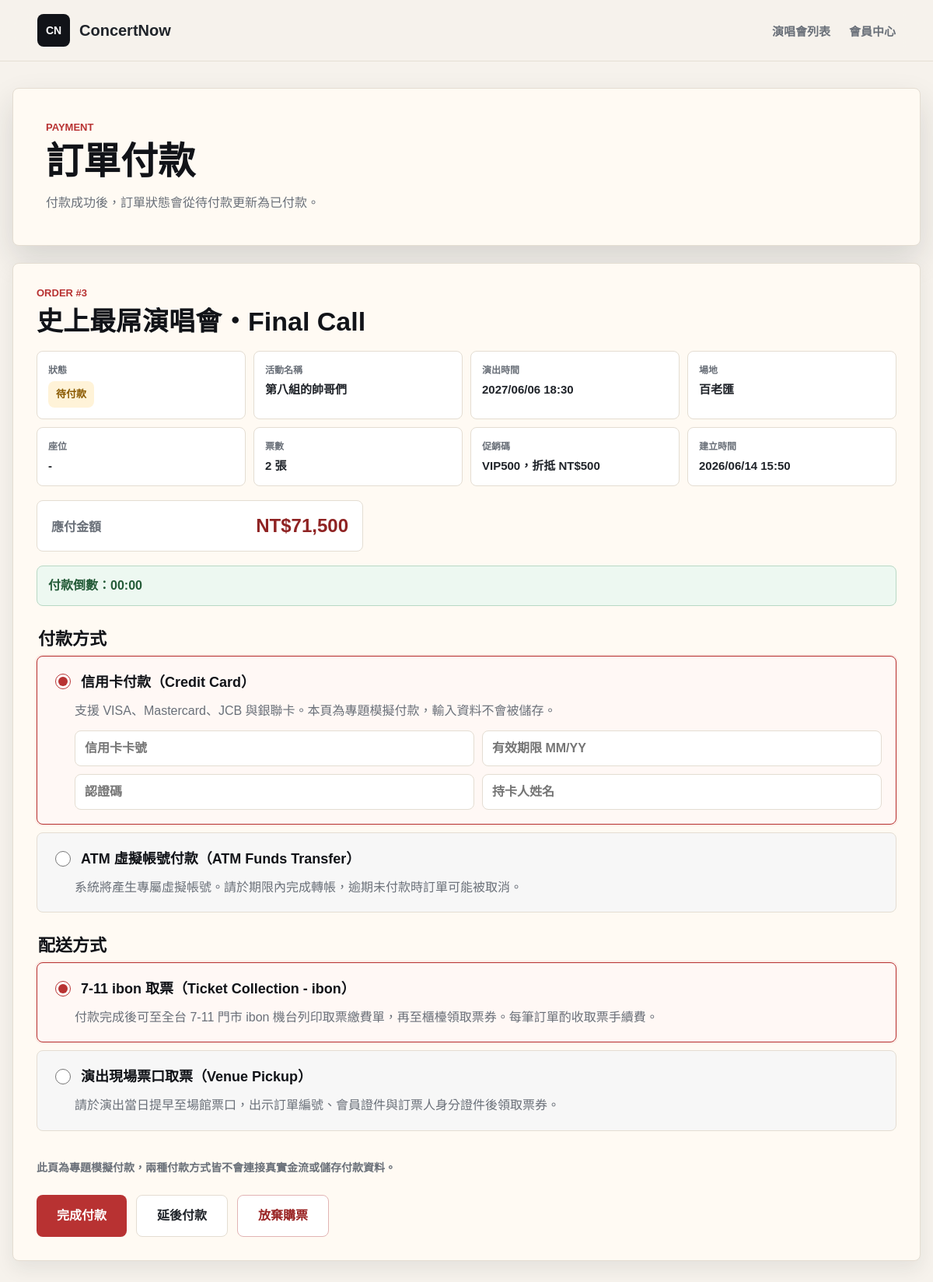
Page /customer/payment.php?order_id=3 (signed in) on the committed database.
### tables this page shows
CREATE TABLE Orders (
    order_id INT AUTO_INCREMENT PRIMARY KEY,
    user_id INT,
    show_id INT,
    promo_id INT NULL,                      
    total_price INT NOT NULL,               
    status ENUM('pending_payment', 'paid', 'cancelled') DEFAULT 'pending_payment',
    payment_method VARCHAR(30) NULL,         
    delivery_method VARCHAR(30) NULL,        
    created_at TIMESTAMP DEFAULT CURRENT_TIMESTAMP,
    FOREIGN KEY (user_id) REFERENCES User(user_id),
    FOREIGN KEY (show_id) REFERENCES ShowDate(show_id),
    FOREIGN KEY (promo_id) REFERENCES PromoCode(promo_id) ON DELETE SET NULL
);

CREATE TABLE Concert (
    concert_id INT AUTO_INCREMENT PRIMARY KEY,
    organizer_id INT NULL,                           
    artist VARCHAR(100) NOT NULL,                     
    title VARCHAR(255) NOT NULL,                      
    venue VARCHAR(100) NOT NULL,                      
    concert_address VARCHAR(255) NOT NULL,                    
    image VARCHAR(255),                               
    sale_start DATETIME NOT NULL,                     
    sale_end DATETIME NOT NULL,                       
    description TEXT,                                 
    notice TEXT,                                      
    created_at TIMESTAMP DEFAULT CURRENT_TIMESTAMP,
    FOREIGN KEY (organizer_id) REFERENCES Organizer(organizer_id) ON DELETE SET NULL
);

CREATE TABLE ShowDate (
    show_id INT AUTO_INCREMENT PRIMARY KEY,
    concert_id INT NOT NULL,                          
    show_datetime DATETIME NOT NULL,                  
    status VARCHAR(50) DEFAULT 'available',           
    FOREIGN KEY (concert_id) REFERENCES Concert(concert_id) ON DELETE CASCADE
);

CREATE TABLE PromoCode (
    promo_id INT AUTO_INCREMENT PRIMARY KEY,
    code_name VARCHAR(50) NOT NULL UNIQUE,  
    discount_amount INT NOT NULL,           
    usage_limit INT NULL,                   
    starts_at DATETIME NULL,                
    expires_at DATETIME NULL,               
    is_active BOOLEAN DEFAULT TRUE,         
    created_at TIMESTAMP DEFAULT CURRENT_TIMESTAMP,
    updated_at TIMESTAMP DEFAULT CURRENT_TIMESTAMP ON UPDATE CURRENT_TIMESTAMP
);

### includes/order_expiration.php (called while the page is built, shortened)
<?php
function orderPaymentDeadlineTimestamp($createdAt)
{
    try {
        $createdDateTime = new DateTimeImmutable((string) $createdAt, new DateTimeZone(ORDER_PAYMENT_TIMEZONE));
    } catch (Exception $exception) {
        return null;
    }
    return $createdDateTime->getTimestamp() + ORDER_PAYMENT_TIMEOUT_SECONDS;
}
function orderPaymentSecondsRemaining($createdAt)
{
    $deadlineTimestamp = orderPaymentDeadlineTimestamp($createdAt);
    $nowTimestamp = (new DateTimeImmutable('now', new DateTimeZone(ORDER_PAYMENT_TIMEZONE)))->getTimestamp();
    return max(0, $deadlineTimestamp - $nowTimestamp);
}

### customer/payment.php (the view, shortened to what this page needs)
<?php
require_once __DIR__ . '/../includes/db_config.php';
require_once __DIR__ . '/../includes/order_expiration.php';
function h($value)
{
    return htmlspecialchars((string) $value, ENT_QUOTES, 'UTF-8');
}
function paymentDateTimeText($value)
{
    $timestamp = strtotime((string) $value);
    return $timestamp ? date('Y/m/d H:i', $timestamp) : (string) $value;
}
function paymentStatusText($status)
{
    $labels = [
        'pending_payment' => '待付款',
        'paid' => '已付款',
        'cancelled' => '已取消',
    ];
    return $labels[$status] ?? (string) $status;
}
function paymentStatusClass($status)
{
    $classes = [
        'pending_payment' => 'is-pending',
        'paid' => 'is-paid',
        'cancelled' => 'is-cancelled',
    ];
    return $classes[$status] ?? 'is-unknown';
}
function fetchPaymentOrder($pdo, $orderId, $customerId)
{
    $stmt = $pdo->prepare(
        'SELECT
            o.order_id,
            o.total_price,
            o.status,
            o.payment_method,
            o.delivery_method,
            o.created_at,
            sd.show_datetime,
            c.artist,
            c.title,
            c.venue,
            p.code_name,
            p.discount_amount,
            COUNT(t.ticket_id) AS ticket_count,
            GROUP_CONCAT(s.seat_number ORDER BY s.seat_number SEPARATOR "、") AS seat_numbers
         FROM Orders o
         LEFT JOIN ShowDate sd ON o.show_id = sd.show_id
         LEFT JOIN Concert c ON sd.concert_id = c.concert_id
         LEFT JOIN PromoCode p ON o.promo_id = p.promo_id
         LEFT JOIN Ticket t ON o.order_id = t.order_id
         LEFT JOIN Seat s ON t.seat_id = s.seat_id
         WHERE o.order_id = ?
           AND o.user_id = ?
         GROUP BY
            o.order_id,
            o.total_price,
            o.status,
            o.payment_method,
            o.delivery_method,
            o.created_at,
            sd.show_datetime,
            c.artist,
            c.title,
            c.venue,
            p.code_name,
            p.discount_amount
         LIMIT 1'
    );
    $stmt->execute([$orderId, $customerId]);
    return $stmt->fetch();
}
$stylePath = __DIR__ . '/../assets/css/style.css';
$styleVersion = file_exists($stylePath) ? filemtime($stylePath) : time();
$customerId = (int) $_SESSION['customer_id'];
$orderId = filter_input(INPUT_GET, 'order_id', FILTER_VALIDATE_INT, [
    'options' => ['min_range' => 1],
]);
$order = null;
$errors = [];
$selectedPaymentMethod = (string) ($_POST['payment_method'] ?? 'credit_card');
$selectedDeliveryMethod = (string) ($_POST['delivery_method'] ?? 'ibon');
$paymentFieldValues = [
    'card_number' => trim((string) ($_POST['card_number'] ?? '')),
    'card_expiry' => trim((string) ($_POST['card_expiry'] ?? '')),
    'card_cvv' => trim((string) ($_POST['card_cvv'] ?? '')),
    'card_name' => trim((string) ($_POST['card_name'] ?? '')),
    'atm_bank_code' => trim((string) ($_POST['atm_bank_code'] ?? '')),
    'atm_account_note' => trim((string) ($_POST['atm_account_note'] ?? '')),
];
if ($pdo === null) {
    $errors[] = '資料庫連線失敗，請檢查 MySQL 與 includes/db_config.php 設定。';
} elseif (!$orderId) {
    $errors[] = '缺少訂單編號，請回會員中心查看訂單。';
} else {
    try {
        $order = fetchPaymentOrder($pdo, $orderId, $customerId);
    } catch (Throwable $exception) {
        error_log('Payment action failed: ' . $exception->getMessage());
        $errors[] = '處理付款資料時發生錯誤，請稍後再試。';
    }
}
?>
<!doctype html>
<html lang="zh-Hant">
<head>
    <link rel="stylesheet" href="../assets/css/style.css?v=<?= h($styleVersion) ?>">
</head>
<body>
    <header class="site-header">
        <a class="brand" href="../index.php" aria-label="ConcertNow 首頁">
            <span class="brand-mark">CN</span>
            <span>ConcertNow</span>
        </a>
        <nav class="main-nav" aria-label="主選單">
            <a href="../index.php#concerts">演唱會列表</a>
            <a href="member.php">會員中心</a>
        </nav>
    </header>
    <main class="member-main">
        <section class="member-hero" aria-labelledby="payment-title">
            <div>
                <p class="member-kicker">Payment</p>
                <h1 id="payment-title">訂單付款</h1>
                <span>付款成功後，訂單狀態會從待付款更新為已付款。</span>
            </div>
        </section>
        <section class="member-panel">
            <?php if ($order): ?>
                <div class="member-section-title">
                    <p>Order #<?= h($order['order_id']) ?></p>
                    <h2><?= h($order['title'] ?? '演唱會資料已移除') ?></h2>
                </div>
                <dl class="member-order-info">
                    <div>
                        <dt>狀態</dt>
                        <dd><span class="member-status <?= h(paymentStatusClass($order['status'])) ?>"><?= h(paymentStatusText($order['status'])) ?></span></dd>
                    </div>
                    <div>
                        <dt>活動名稱</dt>
                        <dd><?= h($order['artist'] ?? '-') ?></dd>
                    </div>
                    <div>
                        <dt>演出時間</dt>
                        <dd><?= h(paymentDateTimeText($order['show_datetime'] ?? null)) ?></dd>
                    </div>
                    <div>
                        <dt>場地</dt>
                        <dd><?= h($order['venue'] ?? '-') ?></dd>
                    </div>
                    <div>
                        <dt>座位</dt>
                        <dd><?= h($order['seat_numbers'] ?: '-') ?></dd>
                    </div>
                    <div>
                        <dt>票數</dt>
                        <dd><?= h((int) $order['ticket_count']) ?> 張</dd>
                    </div>
                    <div>
                        <dt>促銷碼</dt>
                        <dd>
                            <?php if ($order['code_name']): ?>
                                <?= h($order['code_name']) ?>，折抵 NT$<?= h(number_format((int) $order['discount_amount'])) ?>
                            <?php else: ?>
                                -
                            <?php endif; ?>
                        </dd>
                    </div>
                    <div>
                        <dt>建立時間</dt>
                        <dd><?= h(paymentDateTimeText($order['created_at'])) ?></dd>
                    </div>
                </dl>
                <div class="payment-total" aria-label="付款金額">
                    <span>應付金額</span>
                    <strong>NT$<?= h(number_format((int) $order['total_price'])) ?></strong>
                </div>
                <?php if ($order['status'] === 'pending_payment'): ?>
                    <?php $paymentSecondsRemaining = orderPaymentSecondsRemaining($order['created_at']); ?>
                    <div class="auth-alert auth-success" data-order-countdown data-order-id="<?= h($order['order_id']) ?>" data-seconds="<?= h($paymentSecondsRemaining) ?>">
                        付款倒數：<strong data-countdown-text><?= h(gmdate('i:s', $paymentSecondsRemaining)) ?></strong>
                    </div>
                    <form method="post" action="payment.php?order_id=<?= h($order['order_id']) ?>" class="payment-choice-form">
                        <fieldset class="payment-choice-group">
                            <legend>付款方式</legend>
                            <label class="payment-choice-card">
                                <span class="payment-choice-title">
                                    <input type="radio" name="payment_method" value="credit_card" <?= $selectedPaymentMethod === 'credit_card' ? 'checked' : '' ?>>
                                    <strong>信用卡付款（Credit Card）</strong>
                                </span>
                                <span class="payment-choice-description">
                                    支援 VISA、Mastercard、JCB 與銀聯卡。本頁為專題模擬付款，輸入資料不會被儲存。
                                </span>
                                <span class="payment-method-fields" data-payment-fields="credit_card">
                                    <input type="text" name="card_number" value="<?= h($paymentFieldValues['card_number']) ?>" placeholder="信用卡卡號" data-required-payment-field>
                                    <input type="text" name="card_expiry" value="<?= h($paymentFieldValues['card_expiry']) ?>" placeholder="有效期限 MM/YY" data-required-payment-field>
                                    <input type="text" name="card_cvv" value="<?= h($paymentFieldValues['card_cvv']) ?>" placeholder="認證碼" data-required-payment-field>
                                    <input type="text" name="card_name" value="<?= h($paymentFieldValues['card_name']) ?>" placeholder="持卡人姓名" data-required-payment-field>
                                </span>
                            </label>
                            <label class="payment-choice-card">
                                <span class="payment-choice-title">
                                    <input type="radio" name="payment_method" value="atm_transfer" <?= $selectedPaymentMethod === 'atm_transfer' ? 'checked' : '' ?>>
                                    <strong>ATM 虛擬帳號付款（ATM Funds Transfer）</strong>
                                </span>
                                <span class="payment-choice-description">
                                    系統將產生專屬虛擬帳號。請於期限內完成轉帳，逾期未付款時訂單可能被取消。
                                </span>
                            </label>
                        </fieldset>
                        <fieldset class="payment-choice-group">
                            <legend>配送方式</legend>
                            <label class="payment-choice-card">
                                <span class="payment-choice-title">
                                    <input type="radio" name="delivery_method" value="ibon" <?= $selectedDeliveryMethod === 'ibon' ? 'checked' : '' ?>>
                                    <strong>7-11 ibon 取票（Ticket Collection - ibon）</strong>
                                </span>
                                <span class="payment-choice-description">
                                    付款完成後可至全台 7-11 門市 ibon 機台列印取票繳費單，再至櫃檯領取票券。每筆訂單酌收取票手續費。
                                </span>
                            </label>
                            <label class="payment-choice-card">
                                <span class="payment-choice-title">
                                    <input type="radio" name="delivery_method" value="venue_pickup" <?= $selectedDeliveryMethod === 'venue_pickup' ? 'checked' : '' ?>>
                                    <strong>演出現場票口取票（Venue Pickup）</strong>
                                </span>
                                <span class="payment-choice-description">
                                    請於演出當日提早至場館票口，出示訂單編號、會員證件與訂票人身分證件後領取票券。
                                </span>
                            </label>
                        </fieldset>
                        <p class="checkout-note">此頁為專題模擬付款，兩種付款方式皆不會連接真實金流或儲存付款資料。</p>
                        <div class="payment-actions">
                            <button class="placeholder-link payment-submit-button" type="submit">完成付款</button>
                            <a class="secondary-action payment-delay-button" href="order_detail.php?order_id=<?= h($order['order_id']) ?>">延後付款</a>
                            <button class="secondary-action danger-action payment-abandon-button" type="submit" form="abandon-order-form">放棄購票</button>
                        </div>
                    </form>
                <?php else: ?>
                    <div class="payment-actions">
                        <a class="placeholder-link" href="member.php">回會員中心</a>
                    </div>
                <?php endif; ?>
            <?php else: ?>
                <a class="secondary-action" href="member.php">回會員中心</a>
            <?php endif; ?>
        </section>
    </main>
</body>
</html>

### rows in the picture
orders: order_id "3", concert.title "史上最屌演唱會・Final Call", status "待付款", concert.artist "第八組的帥哥們", show.show_datetime "2027/06/06 18:30", concert.venue "百老匯", promo.code_name "VIP500", promo.discount_amount "500", created_at "2026/06/14 15:50", total_price "71,500"

### other values in the picture
$order['seat_numbers'] ?: '-' "-"
$order['ticket_count'] "2"
